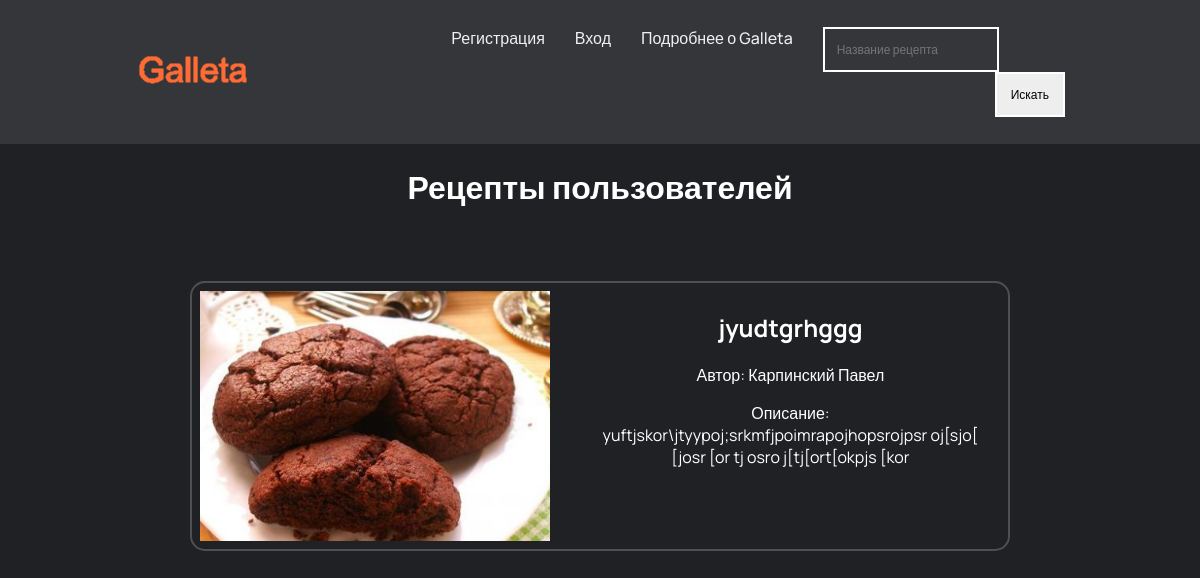
The page /home on the database its author committed.
### data/models.py (models this page shows, shortened)
class Recipe(SqlAlchemyBase, UserMixin, SerializerMixin):
    __tablename__ = 'recipes'
    id = sqlalchemy.Column(sqlalchemy.Integer,
                           primary_key=True, autoincrement=True)
    title = sqlalchemy.Column(sqlalchemy.String, nullable=True)
    ingredients = sqlalchemy.Column(sqlalchemy.String, nullable=True)
    steps = sqlalchemy.Column(sqlalchemy.String, nullable=True)
    photo = sqlalchemy.Column(sqlalchemy.String, nullable=True)
    about = sqlalchemy.Column(sqlalchemy.String, nullable=True)
    created_date = sqlalchemy.Column(sqlalchemy.DateTime,
                                     default=datetime.datetime.now)
    user_id = sqlalchemy.Column(sqlalchemy.Integer,
                                sqlalchemy.ForeignKey("users.id"))
    user = orm.relation('User')

class User(SqlAlchemyBase, UserMixin, SerializerMixin):
    __tablename__ = 'users'
    id = sqlalchemy.Column(sqlalchemy.Integer,
                           primary_key=True, autoincrement=True)
    surname = sqlalchemy.Column(sqlalchemy.String, nullable=True)
    name = sqlalchemy.Column(sqlalchemy.String, nullable=True)
    age = sqlalchemy.Column(sqlalchemy.Integer, nullable=True)
    email = sqlalchemy.Column(sqlalchemy.String,
                              index=True, unique=True, nullable=True)
    hashed_password = sqlalchemy.Column(sqlalchemy.String, nullable=True)
    created_date = sqlalchemy.Column(sqlalchemy.DateTime,
                                     default=datetime.datetime.now)
    recipes = orm.relation("Recipe", back_populates='user')

### main.py (the view)
@app.route('/home')
def home():
    session = db_session.create_session()
    q = request.args.get('q')
    if q:
        recipes = session.query(Recipe).filter(Recipe.title.contains(q) | Recipe.about.contains(q)).all()
        if not recipes:
            message = 'Ничего не найдено :('
            return render_template('home.html', recipes=recipes, title='Домашняя страница', message=message)
    else:
        recipes = session.query(Recipe).all()
    recipes = recipes[::-1]
    return render_template('home.html', recipes=recipes, title='Домашняя страница')

### data/db_session.py (called while the page is built)
def create_session() -> Session:
    global __factory
    return __factory()

### templates/home.html
{% extends "base.html" %}
{% block content %}
{% if message %}
<h1>{{ message }}</h1>
{% else %}
<h1>Рецепты пользователей</h1>
{% endif %}
{% for recipe in recipes %}
<div class="mini-recipe">
    <div class="image">
        <img src="{{ recipe.photo }}">
    </div>
    <div class="info">
        <a href="recipe_page/{{ recipe.id }}"><h2>{{ recipe.title }}</h2></a>
        <a href="user/{{ recipe.user_id }}">Автор: {{ recipe.user.surname }} {{ recipe.user.name }}</a>
        <p>Описание: {{ recipe.about }}</p>
    </div>
</div>
{% endfor %}
{% endblock %}

### static/css/style.css (style rules this page uses)
h1 { family-font: "Manrope", sans-serif; color: white; text-align: center; padding-bottom: 50px; }
body { margin: 0; padding: 0; font-family: 'Manrope' ,sans-serif; background-color: #202125; }
.mini-recipe { height: 250px; width: 800px; margin: auto; margin-bottom: 20px; border: 2px solid #4E4F53; border-radius: 15px; background-color: #202125; padding: .5rem; display: flex; flex-direction: column; }
.image { border-radius: 10px; width: 350px; height: 250px; position: relative; }
.image img { object-fit: cover; height: 100%; width: 100%; }
.info { background-color: #202125; width: 400px; height: 245px; text-align: center; position: absolute; left: 49.2%; }
.info a, h2 { text-decoration: none; color: white; transition: 0.3s ease 0s; }
.info h2, p { color: white; }

### rows shown on the page
Recipe: photo (picture), title "jyudtgrhggg", user.surname "Карпинский", user.name "Павел", about "yuftjskor\\jtyypoj;srkmfjpoimrapojhopsrojpsr oj[sjo[ [josr [or tj osro j[tj[ort[okpjs [kor"
